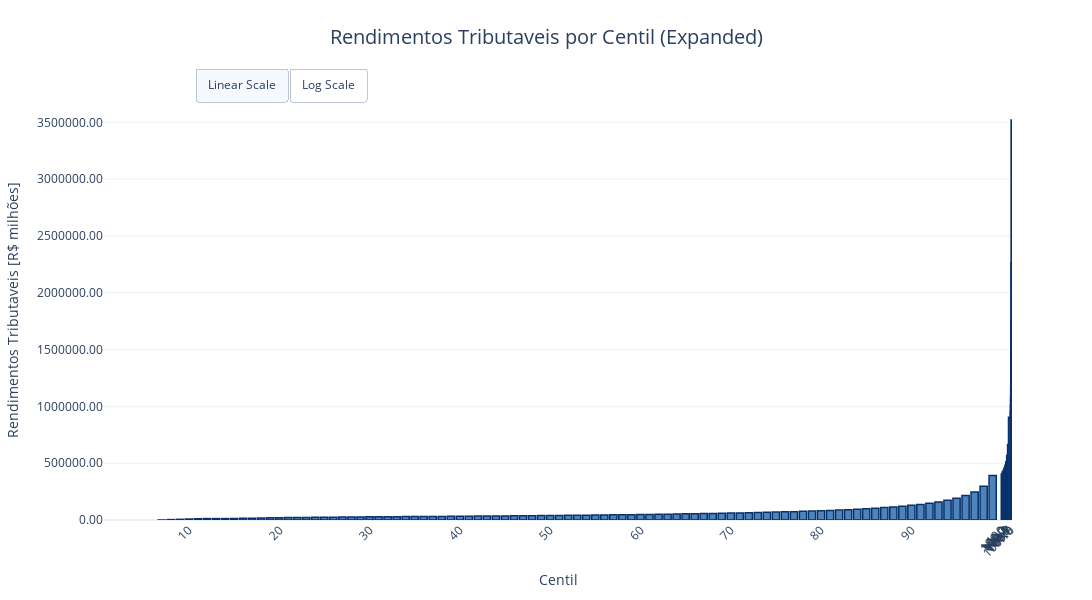

The notebook cell this image was saved under:
### Code cell
plot_limite_superior_rendimentos_custom(df_filtered)
